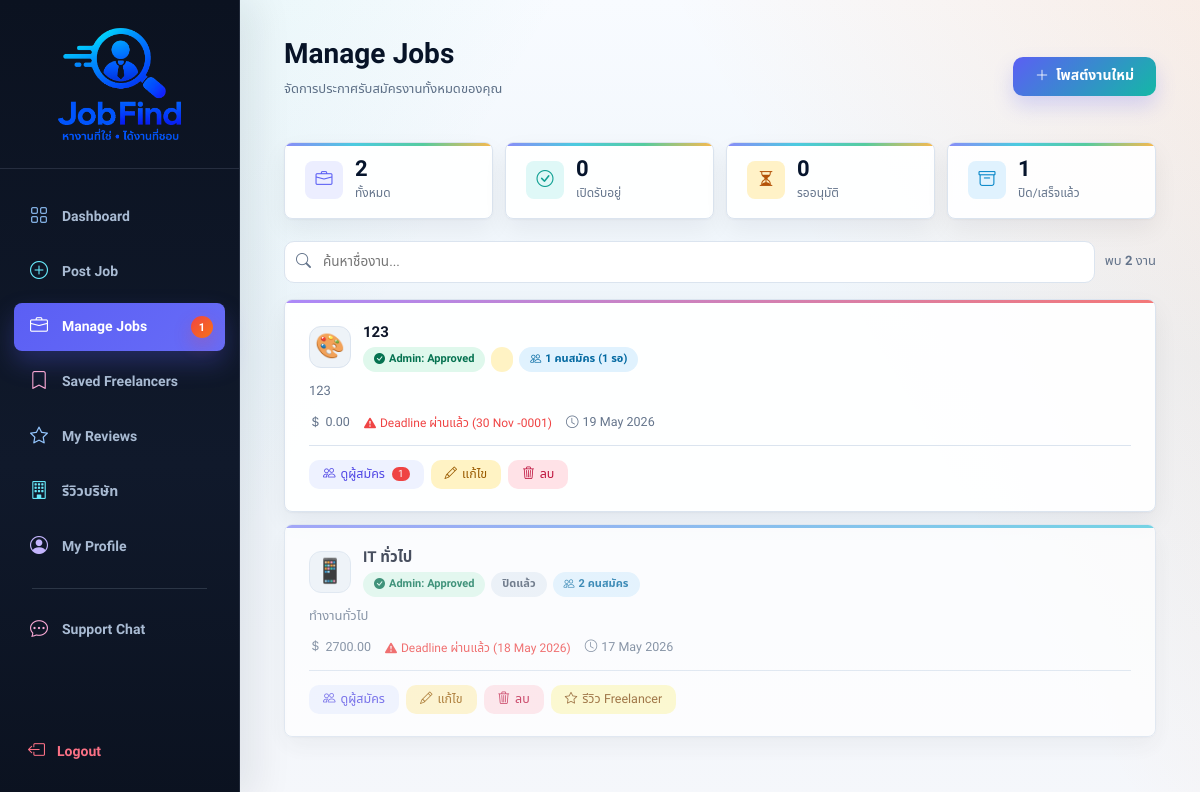
Page /employer/manage_jobs.php (signed in) on the earlier database version.
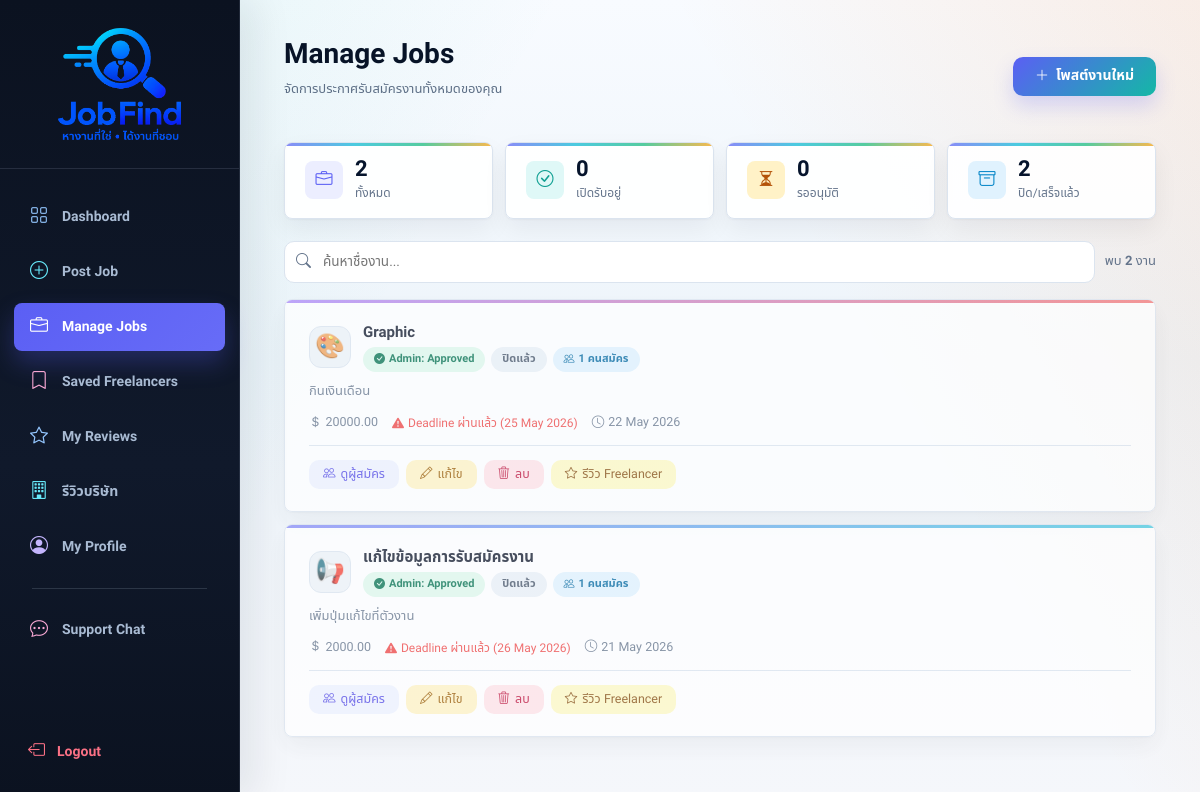
Same page on the later database version.
### tables this page shows
CREATE TABLE `job` (
  `job_id` int(11) NOT NULL,
  `employer_id` int(11) NOT NULL,
  `title` varchar(255) NOT NULL,
  `description` text NOT NULL,
  `location` varchar(255) NOT NULL,
  `salary` decimal(10,2) DEFAULT 0.00,
  `latitude` double DEFAULT NULL,
  `longitude` double DEFAULT NULL,
  `deadline` datetime DEFAULT NULL,
  `status` enum('open','in_progress','completed','closed') DEFAULT 'open',
  `admin_status` enum('pending','approved','rejected') DEFAULT 'pending',
  `created_at` timestamp NOT NULL DEFAULT current_timestamp(),
  `category` varchar(100) DEFAULT NULL,
  `employment_type` varchar(40) DEFAULT NULL,
  `image_path` varchar(255) DEFAULT NULL,
  `updated_at` timestamp NULL DEFAULT NULL
);

### helpers/auth_helpers.php (called while the page is built, shortened)
<?php
function jobfind_require_login($login_path = "../login.php")
{
    return (int)$_SESSION['user_id'];
}
function jobfind_require_role($role, $login_path = "../login.php")
{
    $user_id = jobfind_require_login($login_path);
    return $user_id;
}

### employer/manage_jobs.php (the view, shortened to what this page needs)
<?php
require_once __DIR__ . "/../helpers/auth_helpers.php";
require_once __DIR__ . "/../helpers/job_image_helpers.php";
require_once __DIR__ . "/../helpers/employer_sidebar_helpers.php";
$employer_id = jobfind_require_role('employer');
$sidebar_pending_apps = get_employer_pending_application_count($conn, $employer_id);
mysqli_query($conn,"
    UPDATE Job
    SET status='closed'
    WHERE employer_id='$employer_id'
    AND deadline IS NOT NULL
    AND deadline != ''
    AND deadline < CURDATE()
    AND status != 'closed'
    AND status != 'completed'
");
$result = mysqli_query($conn,"
    SELECT j.*,
        (SELECT COUNT(*) FROM Job_Application WHERE job_id=j.job_id) AS total_apps,
        (SELECT COUNT(*) FROM Job_Application WHERE job_id=j.job_id AND status='pending') AS pending_apps,
        (SELECT freelancer_id FROM Job_Application WHERE job_id=j.job_id AND status='accepted' LIMIT 1) AS hired_freelancer_id
    FROM Job j
    WHERE employer_id='$employer_id'
    ORDER BY job_id DESC
");
$rows        = [];
$cnt_all     = 0;
$cnt_open    = 0;
$cnt_closed  = 0;
$cnt_pending = 0;
while($r = mysqli_fetch_assoc($result)){
    $rows[] = $r;
    $cnt_all++;
    if($r['status']==='approved')  $cnt_open++;
    elseif($r['status']==='closed' || $r['status']==='completed') $cnt_closed++;
    elseif($r['admin_status']==='pending') $cnt_pending++;
}
?>
<!DOCTYPE html>
<html lang="th">
<head>
<link href="https://cdn.jsdelivr.net/npm/bootstrap@5.3.0/dist/css/bootstrap.min.css" rel="stylesheet">
<link href="https://cdn.jsdelivr.net/npm/bootstrap-icons@1.11.0/font/bootstrap-icons.css" rel="stylesheet">
<link rel="stylesheet" href="../assets/css/freelancehub-theme.css">
</head>
<body>
<aside class="sidebar">
  <div class="sidebar-brand">
    <a href="../index.php" class="logo">
      <div class="logo-icon" style="width:132px!important;height:120px!important;min-width:132px!important;max-width:132px!important;max-height:120px!important;flex:0 0 120px!important;border-radius:0!important;background:transparent!important;padding:0!important;overflow:hidden!important;box-shadow:none!important;margin:0 auto!important;align-self:center!important;"><img class="brand-logo-img" src="../assets/images/jobfind-logo.png?v=13" alt="Job_Find logo" style="width:100%;height:100%;object-fit:contain;display:block;"></div>
    </a>
  </div>
  <nav class="sidebar-nav">
    <a href="dashboard.php"   class="nav-item"><i class="bi bi-grid"></i> Dashboard</a>
    <a href="post_job.php"             class="nav-item"><i class="bi bi-plus-circle"></i> Post Job</a>
    <a href="manage_jobs.php" class="nav-item active">
      <i class="bi bi-briefcase"></i> Manage Jobs
      <?php render_employer_manage_jobs_badge($sidebar_pending_apps); ?>
    </a>
    <a href="saved_freelancers.php"    class="nav-item"><i class="bi bi-bookmark"></i> Saved Freelancers</a>
    <a href="reviews.php"     class="nav-item"><i class="bi bi-star"></i> My Reviews</a>
    <a href="company_review.php"      class="nav-item"><i class="bi bi-building"></i> รีวิวบริษัท</a>
    <a href="profile.php"     class="nav-item"><i class="bi bi-person-circle"></i> My Profile</a>
    <div class="nav-divider"></div>
    <a href="../support/messages.php"         class="nav-item"><i class="bi bi-chat-dots"></i> Support Chat</a>
  </nav>
  <div class="sidebar-footer">
    <a href="../logout.php" class="nav-logout"><i class="bi bi-box-arrow-left"></i> Logout</a>
  </div>
</aside>
<main class="main">
  <div class="topbar">
    <div>
      <h2>Manage Jobs</h2>
      <p>จัดการประกาศรับสมัครงานทั้งหมดของคุณ</p>
    </div>
    <a href="post_job.php" class="btn-post-new">
      <i class="bi bi-plus-lg"></i> โพสต์งานใหม่
    </a>
  </div>
  <div class="stat-row">
    <div class="stat-mini active-f" data-f="" onclick="setFilter(this,'')">
      <div class="sm-icon si-purple"><i class="bi bi-briefcase"></i></div>
      <div><div class="sm-val"><?php echo $cnt_all; ?></div><div class="sm-lbl">ทั้งหมด</div></div>
    </div>
    <div class="stat-mini" data-f="approved" onclick="setFilter(this,'approved')">
      <div class="sm-icon si-green"><i class="bi bi-check-circle"></i></div>
      <div><div class="sm-val"><?php echo $cnt_open; ?></div><div class="sm-lbl">เปิดรับอยู่</div></div>
    </div>
    <div class="stat-mini" data-f="pending" onclick="setFilter(this,'pending')">
      <div class="sm-icon si-yellow"><i class="bi bi-hourglass-split"></i></div>
      <div><div class="sm-val"><?php echo $cnt_pending; ?></div><div class="sm-lbl">รออนุมัติ</div></div>
    </div>
    <div class="stat-mini" data-f="closed" onclick="setFilter(this,'closed')">
      <div class="sm-icon si-gray"><i class="bi bi-archive"></i></div>
      <div><div class="sm-val"><?php echo $cnt_closed; ?></div><div class="sm-lbl">ปิด/เสร็จแล้ว</div></div>
    </div>
  </div>
  <div class="toolbar">
    <div class="search-wrap">
      <input type="text" id="search-input" placeholder="ค้นหาชื่องาน..." oninput="filterCards()">
    </div>
    <span class="result-info">พบ <strong id="result-count"><?php echo $cnt_all; ?></strong> งาน</span>
  </div>
  <?php if(empty($rows)): ?>
  <div class="empty-state">
    <i class="bi bi-briefcase"></i>
    <p>ยังไม่มีงานที่โพสต์<br><a href="post_job.php" style="color:var(--accent);">โพสต์งานแรกของคุณเลย →</a></p>
  </div>
  <?php else: ?>
  <?php
  $categoryIcons = [
    'IT & Software' => '💻',
    'Design' => '🎨',
    'Marketing' => '📢',
    'Writing' => '✍️',
    'Finance' => '💰',
    'Education' => '🎓',
    'Other' => '📦',
  ];
  $icons = ['💼','🖥️','📐','📊','🚀','🎨','⚙️','📱','✍️','📢','🎓','💰'];
  foreach($rows as $row):
    $category   = trim($row['category'] ?? '');
    $icon       = $categoryIcons[$category] ?? $icons[crc32($row['title']) % count($icons)] ?? '💼';
    $job_image  = trim($row['image_path'] ?? '');
    $adm        = $row['admin_status'];
    $sts        = $row['status'];
    $total_apps = $row['total_apps'];
    $pend_apps  = $row['pending_apps'];
    $ap = match($adm){ 'approved'=>'p-approved','rejected'=>'p-rejected', default=>'p-pending' };
    $ai = match($adm){ 'approved'=>'bi-check-circle-fill','rejected'=>'bi-x-circle-fill', default=>'bi-hourglass-split' };
    $sp = match($sts){ 'approved'=>'p-approved','closed'=>'p-closed','completed'=>'p-completed','rejected'=>'p-rejected', default=>'p-pending' };
    $sl = match($sts){ 'approved'=>'เปิดรับ','closed'=>'ปิดแล้ว','completed'=>'เสร็จสิ้น','rejected'=>'Rejected', default=>ucfirst($sts) };
    $deadline_str = '';
    $is_expired   = false;
    if(!empty($row['deadline'])){
        $dl = strtotime($row['deadline']);
        $is_expired = ($dl < strtotime('today'));
        $deadline_str = date('d M Y', $dl);
    }
    $filter_key = ($sts==='closed'||$sts==='completed') ? 'closed' : $adm;
    $border_class = ($adm==='pending') ? 'pending-border' : (($sts==='closed'||$sts==='completed') ? 'closed-card' : '');
  ?>
  <div class="job-card <?php echo $border_class; ?>"
       data-filter="<?php echo $filter_key; ?>"
       data-title="<?php echo strtolower(htmlspecialchars($row['title'])); ?>">
    <div class="jc-top">
      <div style="display:flex;align-items:center;gap:12px;">
        <div class="jc-media">
          <?php if($job_image !== ''): ?>
          <img src="<?php echo htmlspecialchars(jobfind_url($job_image), ENT_QUOTES, 'UTF-8'); ?>" alt="<?php echo htmlspecialchars($row['title']); ?>">
          <?php else: ?>
          <?php echo $icon; ?>
          <?php endif; ?>
        </div>
        <div>
          <div class="jc-title"><?php echo htmlspecialchars($row['title']); ?></div>
          <div class="badges">
            <span class="pill <?php echo $ap; ?>"><i class="bi <?php echo $ai; ?>"></i> Admin: <?php echo ucfirst($adm); ?></span>
            <span class="pill <?php echo $sp; ?>"><?php echo $sl; ?></span>
            <?php if($total_apps > 0): ?>
            <span class="pill p-apps"><i class="bi bi-people"></i> <?php echo $total_apps; ?> คนสมัคร<?php echo $pend_apps>0?" ($pend_apps รอ)":''; ?></span>
            <?php endif; ?>
          </div>
        </div>
      </div>
    </div>
    <p class="jc-desc"><?php echo htmlspecialchars($row['description']); ?></p>
    <div class="jc-meta">
      <?php if(!empty($row['salary'])): ?><span><i class="bi bi-currency-dollar"></i><?php echo htmlspecialchars($row['salary']); ?></span><?php endif; ?>
      <?php if($deadline_str): ?>
        <?php if($is_expired): ?>
          <span class="deadline-warn"><i class="bi bi-exclamation-triangle-fill"></i> Deadline ผ่านแล้ว (<?php echo $deadline_str; ?>)</span>
        <?php else: ?>
          <span><i class="bi bi-calendar-event"></i> Deadline: <?php echo $deadline_str; ?></span>
        <?php endif; ?>
      <?php endif; ?>
      <?php if(!empty($row['created_at'])): ?>
        <span><i class="bi bi-clock"></i><?php echo date('d M Y', strtotime($row['created_at'])); ?></span>
      <?php endif; ?>
    </div>
    <div class="jc-footer">
      <div class="act-wrap">
        <a href="view_applicants.php?job_id=<?php echo $row['job_id']; ?>" class="act-btn ab-view">
          <i class="bi bi-people"></i> ดูผู้สมัคร
          <?php if($pend_apps > 0): ?><span style="background:#ef4444;color:#fff;font-size:10px;padding:1px 6px;border-radius:10px;margin-left:2px;"><?php echo $pend_apps; ?></span><?php endif; ?>
        </a>
        <?php if($sts !== 'completed'): ?>
        <a href="edit_job.php?job_id=<?php echo $row['job_id']; ?>" class="act-btn ab-edit">
          <i class="bi bi-pencil"></i> แก้ไข
        </a>
        <?php endif; ?>
        <?php if($sts !== 'completed'): ?>
        <button class="act-btn ab-delete"
          onclick="confirmDelete(<?php echo $row['job_id']; ?>,'<?php echo htmlspecialchars($row['title'],ENT_QUOTES); ?>')">
          <i class="bi bi-trash3"></i> ลบ
        </button>
        <?php endif; ?>
        <?php if(($sts === 'completed' || $sts === 'closed') && !empty($row['hired_freelancer_id'])): ?>
        <a href="rate_freelancer.php?freelancer_id=<?php echo $row['hired_freelancer_id']; ?>&job_id=<?php echo $row['job_id']; ?>" class="act-btn" style="background:#fef9c3;color:#854d0e;">
          <i class="bi bi-star"></i> รีวิว Freelancer
        </a>
        <?php endif; ?>
      </div>
    </div>
  </div>
  <?php endforeach; ?>
  <?php endif; ?>
</main>
</body>
</html>

### helpers/employer_sidebar_helpers.php (shortened to what this page needs)
<?php
if(!function_exists('get_employer_pending_application_count')){
    function get_employer_pending_application_count($conn, $employer_id){
        $employer_id = (int)$employer_id;
        $stmt = $conn->prepare("
            SELECT COUNT(*) AS total_pending
            FROM Job_Application ja
            JOIN Job j ON j.job_id = ja.job_id
            WHERE j.employer_id = ?
            AND ja.status = 'pending'
        ");
        $stmt->bind_param("i", $employer_id);
        $stmt->execute();
        $row = $stmt->get_result()->fetch_assoc();
        return (int)($row['total_pending'] ?? 0);
    }
}
if(!function_exists('render_employer_manage_jobs_badge')){
    function render_employer_manage_jobs_badge($count){
        $count = (int)$count;
        if($count <= 0){
            return;
        }
        $label = $count > 99 ? '99+' : (string)$count;
        echo '<span class="nav-badge">' . htmlspecialchars($label, ENT_QUOTES, 'UTF-8') . '</span>';
    }
}

Differences in the rows shown:
removed job: category "🎨", title "123", admin_status "Approved", total_apps "1", pend_apps "1", description "123", salary "0.00", deadline "30 Nov -0001", created_at "19 May 2026", status empty (drawn)
removed job: icon "📱", title "IT ทั่วไป", admin_status "Approved", status "ปิดแล้ว", total_apps "2", description "ทำงานทั่วไป", salary "2700.00", deadline "18 May 2026", created_at "17 May 2026"
added job: category "🎨", title "Graphic", admin_status "Approved", status "ปิดแล้ว", total_apps "1", description "กินเงินเดือน", salary "20000.00", deadline "25 May 2026", created_at "22 May 2026"
added job: icon "📢", title "แก้ไขข้อมูลการรับสมัครงาน", admin_status "Approved", status "ปิดแล้ว", total_apps "1", description "เพิ่มปุ่มแก้ไขที่ตัวงาน", salary "2000.00", deadline "26 May 2026", created_at "21 May 2026"
Other differences:
$cnt_closed: "1" → "2"
$label: "1" → (not shown)
